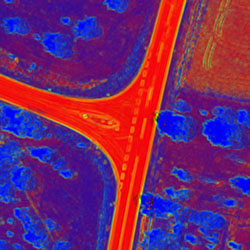
//> input picture Data/001_fv_small.jpg, 250 x 250 px
$ ./Demo_2D ../Data/001_fv_small.jpg ../Data/002_fv_small.jpg   (built with g++ and OpenCV 4)
//> lines starting //> are read from the running program, lines starting //| are printed output that depends on the picture
// Example "GraphCuts" 2D-case with LBP decoding
// (http://www.cs.ubc.ca/~schmidtm/Software/UGM/graphCuts.html)
#include "DGM.h"
#include "DGM/timer.h"

using namespace DirectGraphicalModels;

void print_help(char *argv0)
{
	printf("Usage: %s original_image noised_image\n", argv0);
}

int main(int argc, char *argv[])
{
	if (argc != 3) {
		print_help(argv[0]);
		return 0;
	}

	const unsigned int	nStates = 2;			// { true; false }

	// Reading parameters and images
	Mat		  img		= imread(argv[1], 0);	if (img.empty())   printf("Can't open %s\n", argv[1]);
//> after `Mat img = imread(argv[1], 0)`:
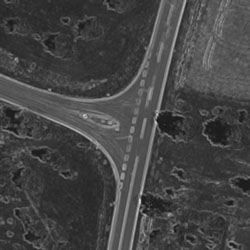
//> img: 250 rows x 250 cols, CV_8UC1; min 8, max 215, mean 68.8
	Mat		  noise		= imread(argv[2], 0);	if (noise.empty()) printf("Can't open %s\n", argv[2]);
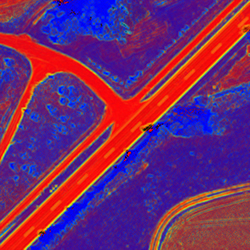
//> input picture Data/002_fv_small.jpg, 250 x 250 px
//> after `Mat noise = imread(argv[2], 0)`:
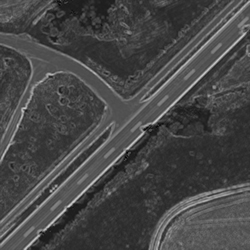
//> noise: 250 rows x 250 cols, CV_8UC1; min 3, max 215, mean 71.4

//> (the run ends here: the program needs code that is not available in this run, at `CGraphPairwise		graph(nStates);`)
